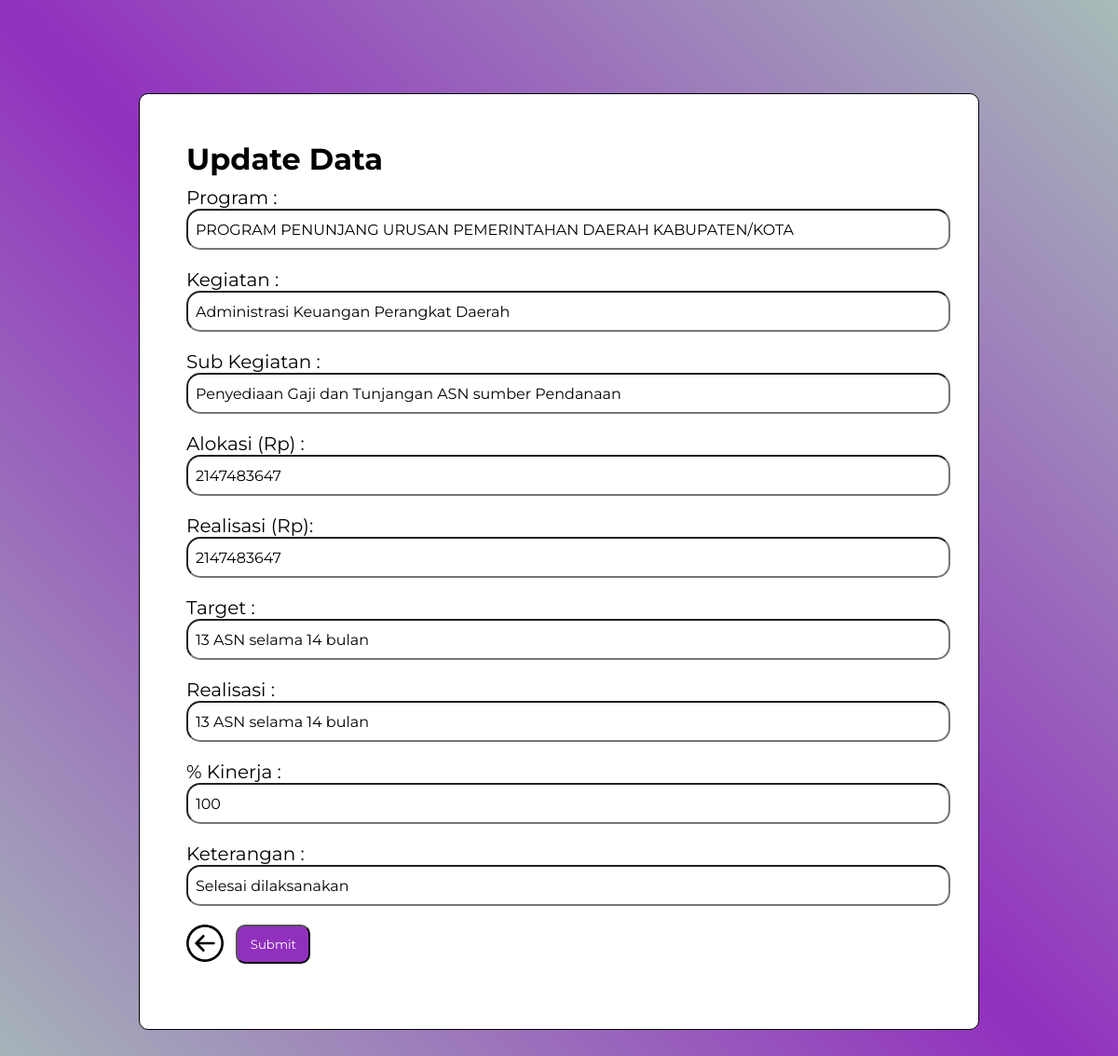
The app's page /proper/ang2021/update.php?id=1 (signed in) with its own data.
### tables this page shows
CREATE TABLE `ang2021` (
  `id` int(10) NOT NULL,
  `program` varchar(256) NOT NULL,
  `kegiatan` varchar(256) NOT NULL,
  `sub_kegiatan` varchar(256) NOT NULL,
  `alokasi` int(50) NOT NULL,
  `realisasi_rp` int(50) NOT NULL,
  `target` varchar(50) NOT NULL,
  `realisasi` varchar(50) NOT NULL,
  `kinerja` int(20) NOT NULL,
  `keterangan` varchar(30) NOT NULL
);

### proper/ang2021/update.php (the view, shortened to what this page needs)
<!DOCTYPE html>
<html>
<head>
    <link rel="stylesheet" href="../style1.css">
</head>
<body>
<div class="container">
    <?php
    include "../../config.php";
    function input($data) {
        $data = trim($data);
        $data = stripslashes($data);
        $data = htmlspecialchars($data);
        return $data;
    }
    if (isset($_GET['id'])) {
        $id=input($_GET["id"]);
        $sql="SELECT * FROM ang2021 WHERE id=$id";
        $hasil=mysqli_query($conn,$sql);
        $data = mysqli_fetch_assoc($hasil);
    }
    ?>
    <h2>Update Data</h2>
    <form action="<?php echo htmlspecialchars($_SERVER["PHP_SELF"]);?>" method="post">
        <div class="form-group">
            <label>Program :</label>
            <input type="text" name="program" class="form-control" value="<?php echo $data['program']; ?>" placeholder="Masukan Program" required />
        </div>
        <div class="form-group">
            <label>Kegiatan :</label>
            <input type="text" name="kegiatan" class="form-control" value="<?php echo $data['kegiatan']; ?>" placeholder="Masukan Kegiatan" required/>
        </div>
        <div class="form-group">
            <label>Sub Kegiatan :</label>
            <input type="text" name="sub_kegiatan" class="form-control" value="<?php echo $data['sub_kegiatan']; ?>" placeholder="Masukan Sub Kegiatan"/>
        </div>
        <div class="form-group">
            <label>Alokasi (Rp) :</label>
            <input type="text" name="alokasi" class="form-control" value="<?php echo $data['alokasi']; ?>" placeholder="Masukan Alokasi (Rp)" />
        </div>
        <div class="form-group">
            <label>Realisasi (Rp):</label>
            <input type="text" name="realisasi_rp" class="form-control" value="<?php echo $data['realisasi_rp']; ?>" placeholder="Masukan Realisasi (Rp)" />
        </div>
        <div class="form-group">
            <label>Target :</label>
            <input type="text" name="target" class="form-control" value="<?php echo $data['target']; ?>" placeholder="Masukan Target" />
        </div>
        <div class="form-group">
            <label>Realisasi :</label>
            <input type="text" name="realisasi" class="form-control" value="<?php echo $data['realisasi']; ?>" placeholder="Masukan Realisasi" />
        </div>
        <div class="form-group">
            <label>% Kinerja :</label>
            <input type="text" name="kinerja" class="form-control" value="<?php echo $data['kinerja']; ?>" placeholder="Masukan Kinerja (%)" required/>
        </div>
        <div class="form-group">
            <label>Keterangan :</label>
            <input type="text" name="keterangan" class="form-control" value="<?php echo $data['keterangan']; ?>" placeholder="Masukan Keterangan"/>
        </div>
        <div class="go">
        <a href="lihat.php" class="btn btn-outline-primary" role="button"><img width="40px" src="../img/back-button.png" alt=""></a>
        <button type="submit" name="submit" class="button">Submit</button>
        </div>
    </form>
</div>
</body>
</html>

### proper/style1.css (style rules this page uses)
* { padding: 0; margin: 0; font-family: 'Montserrat', sans-serif; }
body { background: linear-gradient(to right top ,#a7bcb8,#9130BE,#a7bcb8) }
.container { margin: 100px auto; width: 800px; padding: 50px; border: 1px solid #000; background: #fff; border-radius: 10px; }
.container label { color: #000; font-size: 20px; }
.container h2 { color: #000; padding-bottom: 10px; font-size: 32px; }
.form-group input { width: 100%; height: 24px; border-radius: 15px; font-size: 16px; text-align: left; padding: 8px; }
.form-group { padding-bottom: 20px; }
button { text-align: left; margin-left: 1em; margin-bottom: 20px; }
.button { color: white; padding: 11px; border-radius: 10px; width: 10%; background-color: #9130BE; text-align: center; }
.go { display: flex; }

### records on screen
ang2021: program "PROGRAM PENUNJANG URUSAN PEMERINTAHAN DAERAH KABUPATEN/KOTA", kegiatan "Administrasi Keuangan Perangkat Daerah", sub_kegiatan "Penyediaan Gaji dan Tunjangan ASN sumber Pendanaan", alokasi "2147483647", realisasi_rp "2147483647", target "13 ASN selama 14 bulan", realisasi "13 ASN selama 14 bulan", kinerja "100", keterangan "Selesai dilaksanakan"
